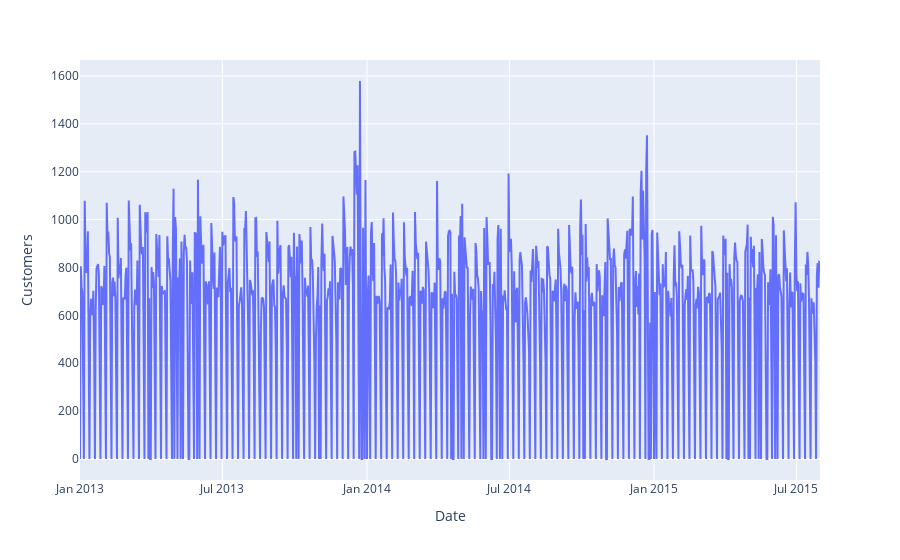

Notebook code cell kept with this figure:
### Code cell
px.line(
    train_raw.filter(F.col("Store") == 3)
    .select(F.col("Customers").astype("int"), F.col("Date"))
    .toPandas(),
    x="Date",
    y="Customers",
)

### Figure 1 — Plotly figure (JSON) as saved in the notebook; plotly's stock layout.template omitted (floating-point values rounded to 4 significant figures; data arrays with more than 128 entries replaced by an {"elided": "..."} marker saying what was removed)
{"data": [{"hovertemplate": "Date=%{x}<br>Customers=%{y}<extra></extra>", "legendgroup": "", "line": {"color": "#636efa", "dash": "solid"}, "marker": {"symbol": "circle"}, "mode": "lines", "name": "", "orientation": "v", "showlegend": false, "type": "scatter", "x": {"elided": "942 str values"}, "xaxis": "x", "y": {"elided": "942 int values"}, "yaxis": "y"}], "layout": {"legend": {"tracegroupgap": 0}, "margin": {"t": 60}, "xaxis": {"anchor": "y", "domain": [0, 1], "title": {"text": "Date"}}, "yaxis": {"anchor": "x", "domain": [0, 1], "title": {"text": "Customers"}}}}
